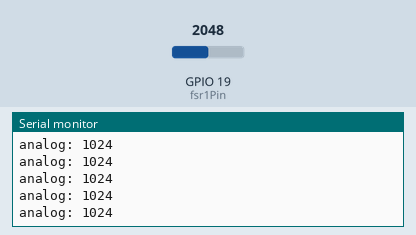
A sketch run on a simulated ESP32. Parts: the last lines printed to the serial monitor. The test bench sets the inputs (shaded band); at power-on: GPIO 19 (fsr1Pin) = 2048 (analog values on the 0–4095 scale).

Above: at 1.2 s.
1.3 s: GPIO 19 (fsr1Pin) set to 2866
At 2.4 s:
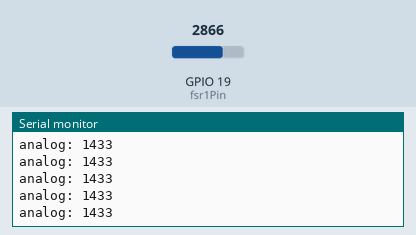
2.8 s: GPIO 19 (fsr1Pin) set to 3603
At 3.5 s:
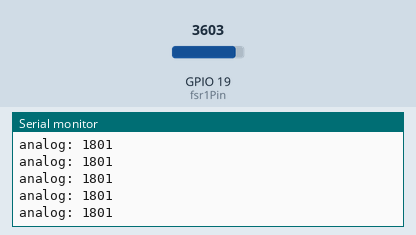
Timing chart, 0 to 5.8 s (numbered marks = the images above; inputs shaded):
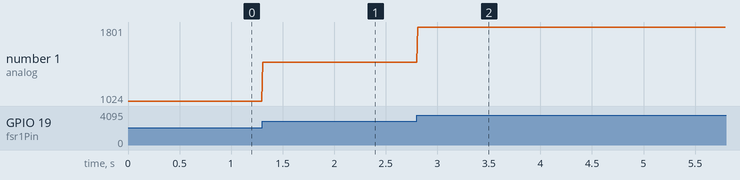

The sketch:

Int400FSRTest.ino
```cpp
/* Testing of the FSR Interlink 400 sensor
 *
 *  July 1, 2021
 *  by Ananda Aw
 *  San Francisco State University
 *  Insert link into preferences everytime: https://dl.espressif.com/dl/package_esp32_index.json
 */
#define Vref 5.0;
int const fsr1Pin = 19;

volatile unsigned long fsr1Val;  // variable to read the value from the analog pin

void setup() {
  // put your setup code here, to run once:
   // Setup ADC resolution and attenuation
  analogReadResolution(11); // set resolution to 11 bits (0-2047)
  analogSetPinAttenuation(fsr1Pin, ADC_6db); // sets 6dB attenuation for 4,13,14,16 pins: 6dB range = 0-2.2V

  Serial.begin(115200); // open a serial connection to your computer
}

void loop() {
  // put your main code here, to run repeatedly:
  fsr1Val = analogRead(fsr1Pin);
  // Vout = (Vref/2)*(1-Rg/Rfsr);
  Serial.print("analog: "); Serial.println(fsr1Val);

  delay(10);
}
```

Measured:
- after the input at 1.3 s, the serial monitor: prints a new line at once (image 1)
- after the input at 2.8 s, the serial monitor: prints a new line at once (image 2)
- plotted number 1: 1024 → 1433 after the input at 1.3 s, 1433 → 1801 after the input at 2.8 s
